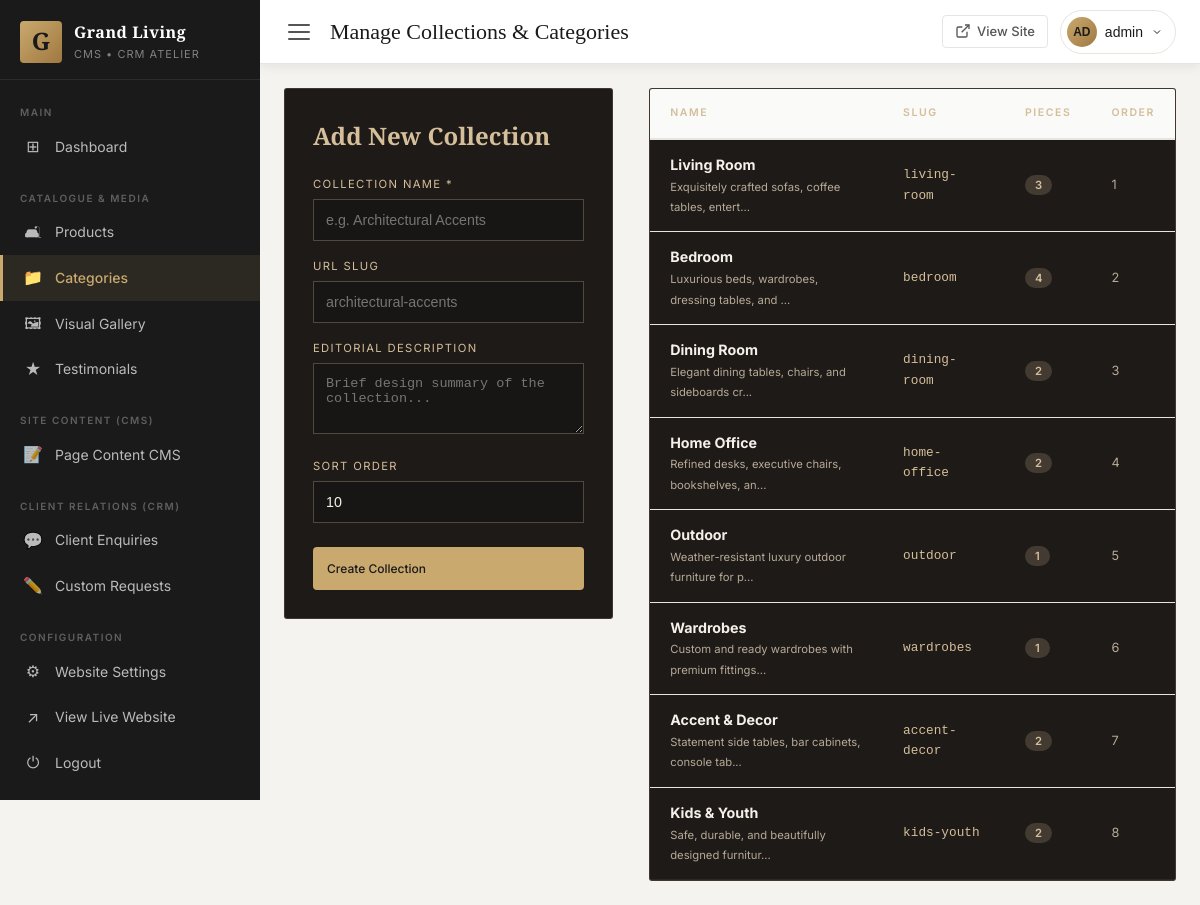
The app's page /admin/categories.php (signed in) with its own data.
### tables this page shows
CREATE TABLE `categories` (
    `id`          INT UNSIGNED NOT NULL AUTO_INCREMENT,
    `name`        VARCHAR(120) NOT NULL,
    `slug`        VARCHAR(140) NOT NULL,
    `description` TEXT,
    `image`       VARCHAR(255) DEFAULT NULL,
    `sort_order`  SMALLINT UNSIGNED NOT NULL DEFAULT 0,
    `is_active`   TINYINT(1) NOT NULL DEFAULT 1,
    `created_at`  DATETIME NOT NULL DEFAULT CURRENT_TIMESTAMP,
    PRIMARY KEY (`id`),
    UNIQUE KEY `uq_categories_slug` (`slug`),
    KEY `idx_categories_sort`     (`sort_order`),
    KEY `idx_categories_active`   (`is_active`)
);

### admin/categories.php (the view, shortened to what this page needs)
<?php
require_once dirname(__DIR__) . '/includes/functions.php';
$categories = $pdo->query('
    SELECT c.*, COUNT(p.id) AS product_count
    FROM categories c
    LEFT JOIN products p ON p.category_id = c.id
    GROUP BY c.id
    ORDER BY c.sort_order ASC, c.name ASC
')->fetchAll();
include __DIR__ . '/includes/admin-header.php';
?>
<div style="display:grid;grid-template-columns:1fr 1.6fr;gap:36px;align-items:start;">
  <div style="background:#1E1A17;border:1px solid rgba(213,190,154,0.18);padding:28px;border-radius:3px;">
    <h3 style="font-family:'Cormorant Garamond',serif;font-size:1.6rem;color:#D5BE9A;margin-bottom:20px;">Add New Collection</h3>
    <form method="POST" action="" style="display:flex;flex-direction:column;gap:16px;">
      <div>
        <label style="display:block;font-size:0.75rem;text-transform:uppercase;letter-spacing:0.12em;color:#D5BE9A;margin-bottom:6px;">Collection Name *</label>
        <input type="text" name="name" required placeholder="e.g. Architectural Accents" data-slug-source="catSlug" style="width:100%;box-sizing:border-box;background:#171614;border:1px solid rgba(213,190,154,0.3);color:#F5F0E8;padding:12px;font-size:0.95rem;">
      </div>
      <div>
        <label style="display:block;font-size:0.75rem;text-transform:uppercase;letter-spacing:0.12em;color:#D5BE9A;margin-bottom:6px;">URL Slug</label>
        <input type="text" id="catSlug" name="slug" placeholder="architectural-accents" style="width:100%;box-sizing:border-box;background:#171614;border:1px solid rgba(213,190,154,0.3);color:#F5F0E8;padding:12px;font-size:0.95rem;">
      </div>
      <div>
        <label style="display:block;font-size:0.75rem;text-transform:uppercase;letter-spacing:0.12em;color:#D5BE9A;margin-bottom:6px;">Editorial Description</label>
        <textarea name="description" rows="3" placeholder="Brief design summary of the collection..." style="width:100%;box-sizing:border-box;background:#171614;border:1px solid rgba(213,190,154,0.3);color:#F5F0E8;padding:12px;font-size:0.9rem;resize:vertical;"></textarea>
      </div>
      <div>
        <label style="display:block;font-size:0.75rem;text-transform:uppercase;letter-spacing:0.12em;color:#D5BE9A;margin-bottom:6px;">Sort Order</label>
        <input type="number" name="sort_order" value="10" style="width:100%;box-sizing:border-box;background:#171614;border:1px solid rgba(213,190,154,0.3);color:#F5F0E8;padding:12px;font-size:0.95rem;">
      </div>
      <button type="submit" class="btn btn-primary" style="padding:14px;font-size:0.8rem;margin-top:8px;">Create Collection</button>
    </form>
  </div>
  <div style="background:#1E1A17;border:1px solid rgba(213,190,154,0.18);border-radius:3px;overflow-x:auto;">
    <table style="width:100%;border-collapse:collapse;font-size:0.85rem;color:#F5F0E8;text-align:left;">
      <thead>
        <tr style="border-bottom:1px solid rgba(213,190,154,0.15);background:#171614;">
          <th style="padding:16px 20px;font-size:0.7rem;text-transform:uppercase;letter-spacing:0.15em;color:#D5BE9A;">Name</th>
          <th style="padding:16px 20px;font-size:0.7rem;text-transform:uppercase;letter-spacing:0.15em;color:#D5BE9A;">Slug</th>
          <th style="padding:16px 20px;font-size:0.7rem;text-transform:uppercase;letter-spacing:0.15em;color:#D5BE9A;">Pieces</th>
          <th style="padding:16px 20px;font-size:0.7rem;text-transform:uppercase;letter-spacing:0.15em;color:#D5BE9A;">Order</th>
        </tr>
      </thead>
      <tbody>
        <?php foreach ($categories as $cat): ?>
          <tr style="border-bottom:1px solid rgba(213,190,154,0.08);">
            <td style="padding:14px 20px;">
              <strong style="color:#F5F0E8;font-size:0.95rem;display:block;"><?= htmlspecialchars($cat['name']) ?></strong>
              <span style="color:#B7AA98;font-size:0.75rem;"><?= htmlspecialchars(substr($cat['description'] ?? '', 0, 48)) ?>...</span>
            </td>
            <td style="padding:14px 20px;color:#D5BE9A;font-family:monospace;"><?= htmlspecialchars($cat['slug']) ?></td>
            <td style="padding:14px 20px;">
              <span style="background:rgba(213,190,154,0.2);color:#D5BE9A;padding:3px 10px;border-radius:12px;font-size:0.75rem;font-weight:600;">
                <?= $cat['product_count'] ?>
              </span>
            </td>
            <td style="padding:14px 20px;color:#B7AA98;"><?= $cat['sort_order'] ?></td>
          </tr>
        <?php endforeach; ?>
      </tbody>
    </table>
  </div>
</div>
<?php include __DIR__ . '/includes/admin-footer.php'; ?>

### admin/assets/admin.css (style rules this page uses)
:root { --gold: #C9A96E; --gold-light: #E8D5B0; --gold-dark: #A07840; --dark: #1A1A1A; --dark-2: #2A2A2A; --dark-3: #333333; --mid: #555555; --light: #F5F3EF; --lighter: #FAFAF8; --white: #FFFFFF; --border: #E8E5E0; --danger: #DC3545; --success: #28A745; --warning: #FFC107; --info: #17A2B8; --sidebar-w: 260px; --topbar-h: 64px; --radius: 8px; --radius-sm: 4px; --shadow: 0 2px 12px rgba(0,0,0,.08); --shadow-md: 0 4px 24px rgba(0,0,0,.12); --font-serif: 'Cormorant Garamond', Georgia, serif; --font-sans: 'Inter', system-ui, -apple-system, sans-serif; }
*, *::before, *::after { box-sizing: border-box; margin: 0; padding: 0; }
html { font-size: 15px; -webkit-text-size-adjust: 100%; }
body.admin-body { font-family: var(--font-sans); background: var(--light); color: var(--dark); line-height: 1.6; min-height: 100vh; }
.btn { display: inline-flex; align-items: center; gap: 6px; padding: 8px 16px; border: none; border-radius: var(--radius-sm); font-size: 14px; font-weight: 500; cursor: pointer; transition: all .2s; white-space: nowrap; text-decoration: none; font-family: var(--font-sans); }
.btn-primary { background: var(--gold); color: var(--dark); }
table { width: 100%; border-collapse: collapse; font-size: 14px; }
thead th { background: var(--lighter); padding: 11px 14px; text-align: left; font-weight: 600; font-size: 12px; text-transform: uppercase; letter-spacing: .6px; color: var(--mid); border-bottom: 2px solid var(--border); white-space: nowrap; }
tbody td { padding: 12px 14px; border-bottom: 1px solid var(--border); vertical-align: middle; color: var(--dark); }
tbody tr:last-child td { border-bottom: none; }

### records on screen
categories: name "Living Room", description "Exquisitely crafted sofas, coffee tables, entert", slug "living-room", product_count "3", sort_order "1"
categories: name "Bedroom", description "Luxurious beds, wardrobes, dressing tables, and", slug "bedroom", product_count "4", sort_order "2"
categories: name "Dining Room", description "Elegant dining tables, chairs, and sideboards cr", slug "dining-room", product_count "2", sort_order "3"
categories: name "Home Office", description "Refined desks, executive chairs, bookshelves, an", slug "home-office", product_count "2", sort_order "4"
categories: name "Outdoor", description "Weather-resistant luxury outdoor furniture for p", slug "outdoor", product_count "1", sort_order "5"
categories: name "Wardrobes", description "Custom and ready wardrobes with premium fittings", slug "wardrobes", product_count "1", sort_order "6"
categories: name "Accent & Decor", description "Statement side tables, bar cabinets, console tab", slug "accent-decor", product_count "2", sort_order "7"
categories: name "Kids & Youth", description "Safe, durable, and beautifully designed furnitur", slug "kids-youth", product_count "2", sort_order "8"

### other values on screen
$icon "⊞ 🛋 📁 🖼 ★ 📝 💬 ✏️ ⚙ ⏻"
$label "Dashboard Products Categories Visual Gallery Testimonials Page Content CMS Client Enquiries Custom Requests Website Settings Logout"
$pageTitle "Manage Collections & Categories"
substr($admin['name'], 0, 2) "AD"
$admin['name'] "admin"
